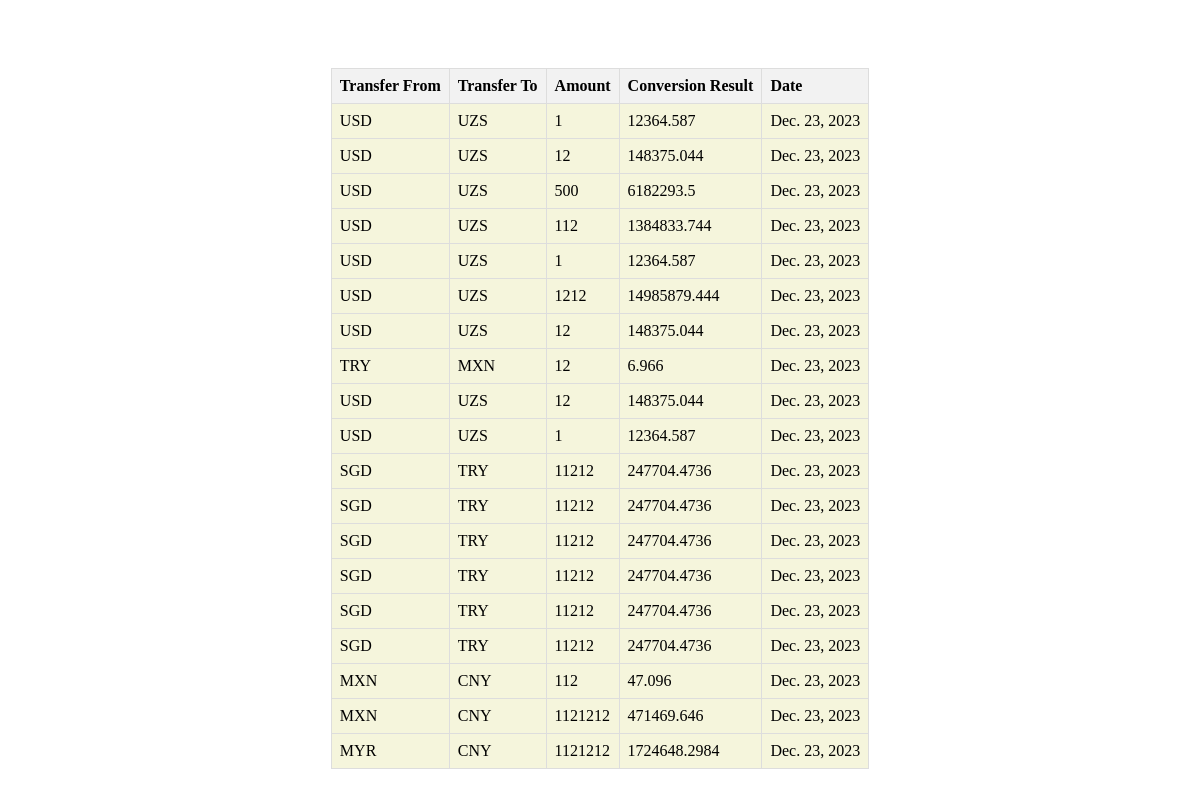
The page /history/ on the database its author committed.
### exchange/models.py (models this page shows, shortened)
class History(models.Model):
    TransferFrom = models.CharField(max_length=100)
    TransferTo = models.CharField(max_length=100)
    amount = models.CharField(max_length=230)
    conversion_result = models.CharField(max_length=220)
    date = models.DateField(auto_now=True)

### exchange/views.py (the view)
# urls.py: path('history/', exchange_history, name='history')
def exchange_history(request):
    return render(request, 'exchange/history.html', {'exchange':History.objects.all()})

### exchange/templates/exchange/history.html (shortened to what this page needs)
{% extends 'base.html' %}
{% block body %}
    <div class="history-table">
  <h1>History</h1>
    <table border="1">
        <thead>
            <tr>
                <th>Transfer From</th>
                <th>Transfer To</th>
                <th>Amount</th>
                <th>Conversion Result</th>
                <th>Date</th>
            </tr>
        </thead>
        <tbody>
            {% for entry in exchange %}
                <tr>
                    <td>{{ entry.TransferFrom }}</td>
                    <td>{{ entry.TransferTo }}</td>
                    <td>{{ entry.amount }}</td>
                    <td>{{ entry.conversion_result }}</td>
                    <td>{{ entry.date }}</td>
                </tr>
            {% endfor %}
        </tbody>
    </table>
    </div>
{% endblock body %}

### exchange/templates/base.html (shortened to what this page needs)
{% load static %}
<!DOCTYPE html>
<html lang="en">
<head>
    <link rel="stylesheet" href="{% static 'exchange/css/style.css' %}">
</head>
<body>
    {% block body %}
    {% endblock body %}
</body>
</html>

### exchange/static/exchange/css/style.css (style rules this page uses)
* { padding: 0; margin: 0; box-sizing: border-box; }
body { background-image: url("https://directpaynet.com/wp-content/uploads/2023/10/world-payments-money.jpg"); display: flex; align-items: center; justify-content: center; min-height: 100vh; }
table { background-color: beige; }
h1 { color:white; text-align: center; margin-bottom: 20px; }
table { width: 100%; border-collapse: collapse; margin-bottom: 20px; }
table th, table td { border: 1px solid #ddd; padding: 8px; text-align: left; }
table th { background-color: #f2f2f2; }

### rows shown on the page
History: TransferFrom "USD", TransferTo "UZS", amount "1", conversion_result "12364.587", date "Dec. 23, 2023"
History: TransferFrom "USD", TransferTo "UZS", amount "12", conversion_result "148375.044", date "Dec. 23, 2023"
History: TransferFrom "USD", TransferTo "UZS", amount "500", conversion_result "6182293.5", date "Dec. 23, 2023"
History: TransferFrom "USD", TransferTo "UZS", amount "112", conversion_result "1384833.744", date "Dec. 23, 2023"
History: TransferFrom "USD", TransferTo "UZS", amount "1", conversion_result "12364.587", date "Dec. 23, 2023"
History: TransferFrom "USD", TransferTo "UZS", amount "1212", conversion_result "14985879.444", date "Dec. 23, 2023"
History: TransferFrom "USD", TransferTo "UZS", amount "12", conversion_result "148375.044", date "Dec. 23, 2023"
History: TransferFrom "TRY", TransferTo "MXN", amount "12", conversion_result "6.966", date "Dec. 23, 2023"
History: TransferFrom "USD", TransferTo "UZS", amount "12", conversion_result "148375.044", date "Dec. 23, 2023"
History: TransferFrom "USD", TransferTo "UZS", amount "1", conversion_result "12364.587", date "Dec. 23, 2023"
History: TransferFrom "SGD", TransferTo "TRY", amount "11212", conversion_result "247704.4736", date "Dec. 23, 2023"
History: TransferFrom "SGD", TransferTo "TRY", amount "11212", conversion_result "247704.4736", date "Dec. 23, 2023"
History: TransferFrom "SGD", TransferTo "TRY", amount "11212", conversion_result "247704.4736", date "Dec. 23, 2023"
History: TransferFrom "SGD", TransferTo "TRY", amount "11212", conversion_result "247704.4736", date "Dec. 23, 2023"
History: TransferFrom "SGD", TransferTo "TRY", amount "11212", conversion_result "247704.4736", date "Dec. 23, 2023"
History: TransferFrom "SGD", TransferTo "TRY", amount "11212", conversion_result "247704.4736", date "Dec. 23, 2023"
History: TransferFrom "MXN", TransferTo "CNY", amount "112", conversion_result "47.096", date "Dec. 23, 2023"
History: TransferFrom "MXN", TransferTo "CNY", amount "1121212", conversion_result "471469.646", date "Dec. 23, 2023"
History: TransferFrom "MYR", TransferTo "CNY", amount "1121212", conversion_result "1724648.2984", date "Dec. 23, 2023"
